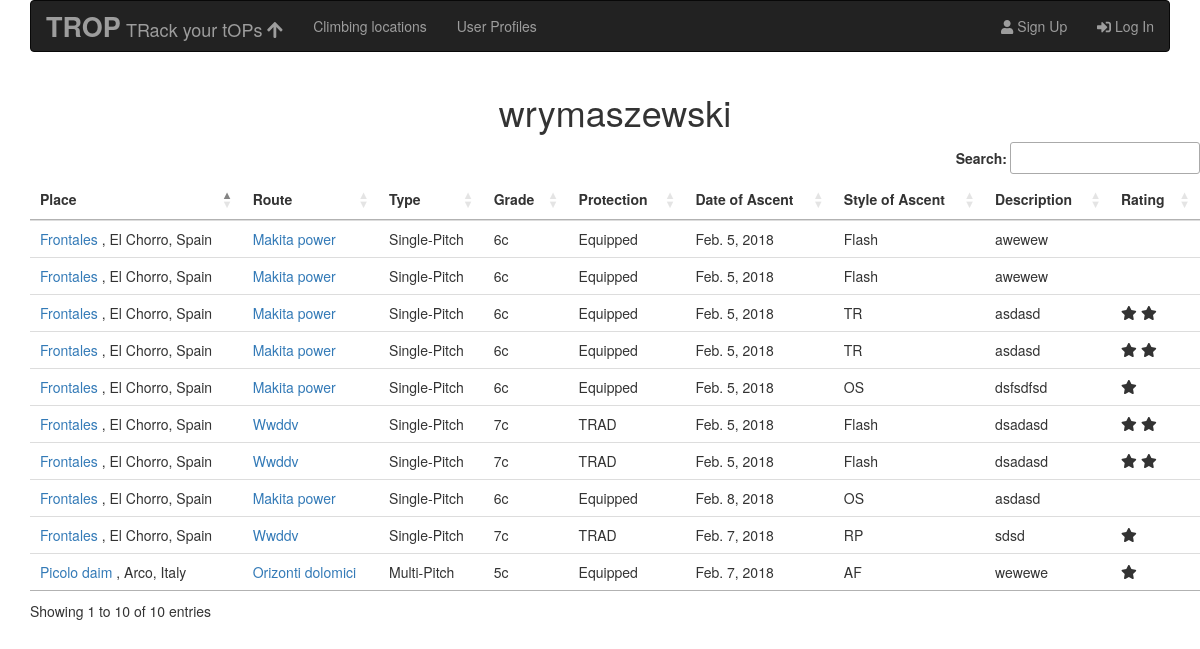
Page /routes/user/2/ on the committed database.
### routes/models.py (models this page shows, shortened)
class Ascent(models.Model):
    OS = 'OS'
    FL = 'FL'
    RP = 'RP'
    PP = 'PP'
    AF = 'AF'
    TR = 'TR'
    ASCENT_STYLE_CHOICES = ((OS,'OS'),
                            (FL,'Flash'),
                            (RP,'RP'),
                            (PP,'PP'),
                            (AF,'AF'),
                            (TR,'TR'))
    UNRATED = 0
    LOW = 1
    MEDIUM = 2
    HIGH = 3
    RATING_CHOICES = ((UNRATED,'No rating'),
                    (LOW, 'Low'),
                    (MEDIUM, 'Medium'),
                    (HIGH, 'High'))
    route = models.ForeignKey(Route, related_name='ascents')
    user = models.ForeignKey(User, related_name='ascents')
    date = models.DateField()
    ascent_style = models.CharField(max_length = 20, choices = ASCENT_STYLE_CHOICES)
    rating = models.IntegerField(choices = RATING_CHOICES, default=UNRATED)
    description = models.TextField(blank=True, null=True)

class Route(models.Model):
        SP = 'SP'
        MP = 'MP'
        BLD = 'BLD'
        ROUTE_TYPE_CHOICES = ((SP,'Single-Pitch'),
                             (MP,'Multi-Pitch'),
                             (BLD,'Boulder'))
        YDS = 'YDS'
        FR = 'FR'
        UIAA = 'UIAA'
        POL = 'POL'
        V = 'V'
        SCALE_CHOICES = ((YDS,'YDS'),
                        (FR,'French'),
                        (UIAA,'UIAA'),
                        (POL,'Polish'),
                        (V,'Verm'))
        EQ = 'EQ'
        TR = 'TR'
        MX = 'MX'
        PROTECTION_CHOICES = ((EQ,'Equipped'),
                            (TR,'TRAD'),
                            (MX,'Mixed'))
        name = models.CharField(max_length = 100)
        route_type = models.CharField(max_length = 50, choices = ROUTE_TYPE_CHOICES, default = SP)
        protection = models.CharField(max_length = 100, choices = PROTECTION_CHOICES, default = EQ)
        scale = models.CharField(max_length = 100, choices = SCALE_CHOICES, default = FR)
        grade = models.CharField(max_length = 20)
        location = models.ForeignKey(Place)
        def __str__(self):
            return self.name

class Place(models.Model):
    name = models.CharField(max_length = 100)
    city = models.CharField(max_length = 100)
    country = models.CharField(max_length = 100)
    location = PlainLocationField(based_fields=['city', 'country'], zoom=7)
    description = models.TextField(blank = False, null= True)
    def __str__(self):
        return self.name

### routes/views.py (the view)
# urls.py: url(r'^user/(?P<pk>\d+)/$', views.UserAscentList.as_view(),
class UserAscentList(ListView):
    model = Ascent
    template_name = 'routes/user_ascent_list.html'
    def get_queryset(self):
        return Ascent.objects.select_related().filter(user = self.kwargs['pk'])

### routes/templates/routes/user_ascent_list.html (shortened to what this page needs)
{% extends "routes/routes_base.html" %}
{% block route_content %}
  <h1 class="text-center">{{object_list.0.user}}</h1>
  <table class="table datatable">
    <thead>
      <th>Place</th>
      <th>Route</th>
      <th>Type</th>
      <th>Grade</th>
      <th>Protection</th>
      <th>Date of Ascent</th>
      <th>Style of Ascent</th>
      <th>Description</th>
      <th>Rating</th>
    </thead>
    <tbody>
    {% for ascent in object_list %}
      <tr>
        <td><a href={% url 'routes:route_list' pk=ascent.route.location.pk %}>{{ascent.route.location}}</a>
              <spam>, {{ascent.route.location.city}}, {{ascent.route.location.country}}</spam></td>
        <td><a href="{% url 'routes:route_ascents' pk=ascent.route.pk %}">{{ascent.route}}</a></td>
        <td>{{ascent.route.get_route_type_display}}</td>
        <td>{{ascent.route.grade}}</td>
        <td>{{ascent.route.get_protection_display}}</td>
        <td>{{ascent.date}}</td>
        <td>{{ascent.get_ascent_style_display}}</td>
        <td>{{ascent.description}}</td>
        <td>
          {% if not ascent.rating %}
            <span></span>
          {% elif ascent.rating > 0 and ascent.rating < 1 %}
            <span class="fas fa-star-half"></span>
          {% elif ascent.rating == 1 %}
            <span class="fas fa-star"></span>
          {% elif ascent.rating > 1 and ascent.rating < 2 %}
              <span class="fas fa-star"></span>
              <span class="fas fa-star-half"></span>
          {% elif ascent.rating == 2 %}
              <span class="fas fa-star"></span>
              <span class="fas fa-star"></span>
          {% elif ascent.rating > 2 and ascent.rating < 3 %}
              <span class="fas fa-star"></span>
              <span class="fas fa-star"></span>
              <span class="fas fa-star-half"></span>
          {% elif ascent.rating == 3 %}
              <span class="fas fa-star"></span>
              <span class="fas fa-star"></span>
              <span class="fas fa-star"></span>
          {% endif %}
        </td>
      </tr>
    {% endfor %}
    </tbody>
  </table>
{% endblock route_content %}

### rows in the picture
Ascent: user.username "wrymaszewski", route.location "Frontales", route.location.city "El Chorro", route.location.country "Spain", route "Makita power", route.route_type "Single-Pitch", route.grade "6c", route.protection "Equipped", date "Feb. 5, 2018", ascent_style "Flash", description "awewew"
Ascent: route.location "Frontales", route.location.city "El Chorro", route.location.country "Spain", route "Makita power", route.route_type "Single-Pitch", route.grade "6c", route.protection "Equipped", date "Feb. 5, 2018", ascent_style "Flash", description "awewew"
Ascent: route.location "Frontales", route.location.city "El Chorro", route.location.country "Spain", route "Makita power", route.route_type "Single-Pitch", route.grade "6c", route.protection "Equipped", date "Feb. 5, 2018", ascent_style "TR", description "asdasd", rating 2 (drawn)
Ascent: route.location "Frontales", route.location.city "El Chorro", route.location.country "Spain", route "Makita power", route.route_type "Single-Pitch", route.grade "6c", route.protection "Equipped", date "Feb. 5, 2018", ascent_style "TR", description "asdasd", rating 2 (drawn)
Ascent: route.location "Frontales", route.location.city "El Chorro", route.location.country "Spain", route "Makita power", route.route_type "Single-Pitch", route.grade "6c", route.protection "Equipped", date "Feb. 5, 2018", ascent_style "OS", description "dsfsdfsd", rating 1 (drawn)
Ascent: route.location "Frontales", route.location.city "El Chorro", route.location.country "Spain", route "Wwddv", route.route_type "Single-Pitch", route.grade "7c", route.protection "TRAD", date "Feb. 5, 2018", ascent_style "Flash", description "dsadasd", rating 2 (drawn)
Ascent: route.location "Frontales", route.location.city "El Chorro", route.location.country "Spain", route "Wwddv", route.route_type "Single-Pitch", route.grade "7c", route.protection "TRAD", date "Feb. 5, 2018", ascent_style "Flash", description "dsadasd", rating 2 (drawn)
Ascent: route.location "Frontales", route.location.city "El Chorro", route.location.country "Spain", route "Makita power", route.route_type "Single-Pitch", route.grade "6c", route.protection "Equipped", date "Feb. 8, 2018", ascent_style "OS", description "asdasd"
Ascent: route.location "Picolo daim", route.location.city "Arco", route.location.country "Italy", route "Orizonti dolomici", route.route_type "Multi-Pitch", route.grade "5c", route.protection "Equipped", date "Feb. 7, 2018", ascent_style "AF", description "wewewe", rating 1 (drawn)
Ascent: route.location "Frontales", route.location.city "El Chorro", route.location.country "Spain", route "Wwddv", route.route_type "Single-Pitch", route.grade "7c", route.protection "TRAD", date "Feb. 7, 2018", ascent_style "RP", description "sdsd", rating 1 (drawn)
